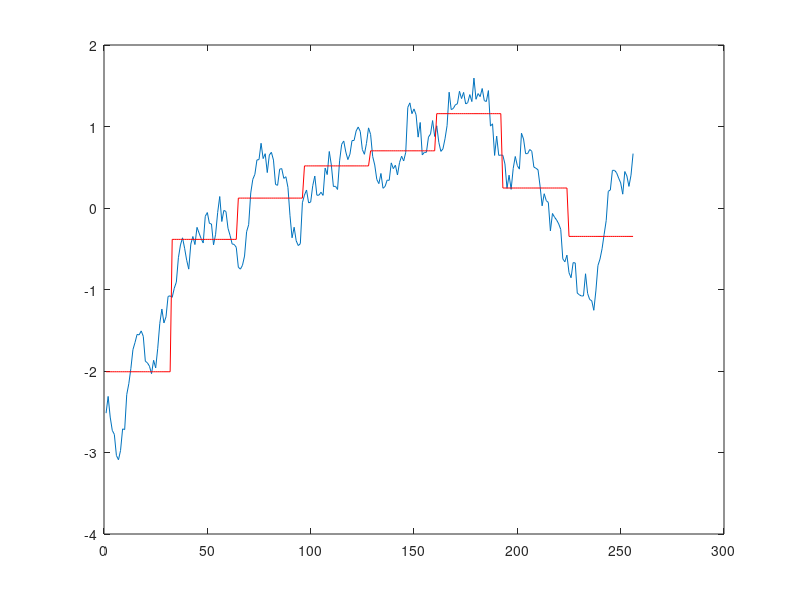

Here is the MATLAB script that generated this plot: (Note: this script raises an error after producing the figure.)
% Copyright and terms of use (DO NOT REMOVE):
% The code is made freely available for non-commercial uses only, provided that the copyright 
% header in each file not be removed, and suitable citation(s) (see below) be made for papers 
% published based on the code.
%
% The code is not optimized for speed, and we are not responsible for any errors that might
% occur in the code.
%
% The copyright of the code is retained by the authors.  By downloading/using this code you
% agree to all the terms stated above.
%
%   Lin, J., Keogh, E., Lonardi, S. & Chiu, B. 
%   "A Symbolic Representation of Time Series, with Implications for Streaming Algorithms." 
%   In proceedings of the 8th ACM SIGMOD Workshop on Research Issues in Data Mining and 
%   Knowledge Discovery. San Diego, CA. June 13, 2003. 
%
%
%   Lin, J., Keogh, E., Patel, P. & Lonardi, S. 
%   "Finding Motifs in Time Series". In proceedings of the 2nd Workshop on Temporal Data Mining, 
%   at the 8th ACM SIGKDD International Conference on Knowledge Discovery and Data Mining. 
%   Edmonton, Alberta, Canada. July 23-26, 2002
%
%
% This code provides a step-by-step demo of SAX (Symbolic Aggregate approXimation).  Press enter
% for the next step.
% 
%   usage: [str] = sax_demo
%          [str] = sax_demo(data)
%
% Copyright (c) 2003, Eamonn Keogh, Jessica Lin, Stefano Lonardi, Pranav Patel, Li Wei. All rights reserved.
%
function [sax_string] = sax_demo(data)

    if nargin == 0
        data_len      = 256;
        data = random_walk(data_len);
    else
        data_len      = length(data);
    end
    
    nseg          = 8;
    alphabet_size = 4;

    if alphabet_size > 10
        disp('Currently alphabet_size cannot be larger than 10.  Please update the breakpoint table if you wish to do so');
        return;
    end
    
    data_len
    nseg
    
    % nseg must be divisible by data length
    if (mod(data_len, nseg))
        
        disp('nseg must be divisible by the data length. Aborting ');
        return;  
        
    end;

    % win_size is the number of data points on the raw time series that will be mapped to a 
    % single symbol
    win_size = floor(data_len/nseg)
    
    data = (data - mean(data))/std(data);

    plot(data);

    pause;
    
    % special case: no dimensionality reduction
    if data_len == nseg
        PAA = data;
        
    % Convert to PAA.  Note that this line is also in timeseries2symbol, which will be
    % called later.  So it's redundant here and is for the purpose of plotting only.
    else
        PAA = [mean(reshape(data,win_size,nseg))];                     
    end
    
    % plot the PAA segments
    PAA_plot = repmat(PAA', 1, win_size);
    PAA_plot = reshape(PAA_plot', 1, data_len)';
    
    hold on;
    plot(PAA_plot,'r');
    
    pause;

    % map the segments to string
    str = timeseries2symbol(data, data_len, nseg, alphabet_size);
    
    % get the breakpoints
    switch alphabet_size
        case 2, cutlines  = [0];
        case 3, cutlines  = [-0.43 0.43];
        case 4, cutlines  = [-0.67 0 0.67];
        case 5, cutlines  = [-0.84 -0.25 0.25 0.84];
        case 6, cutlines  = [-0.97 -0.43 0 0.43 0.97];
        case 7, cutlines  = [-1.07 -0.57 -0.18 0.18 0.57 1.07];
        case 8, cutlines  = [-1.15 -0.67 -0.32 0 0.32 0.67 1.15];
        case 9, cutlines  = [-1.22 -0.76 -0.43 -0.14 0.14 0.43 0.76 1.22];
        case 10, cutlines = [-1.28 -0.84 -0.52 -0.25 0. 0.25 0.52 0.84 1.28];
        otherwise, disp('WARNING:: Alphabet size too big');
    end;

    % draw the gray guide lines in the background
    guidelines = repmat(cutlines', 1, data_len);    
    plot(guidelines', 'color', [0.8 0.8 0.8]);
    hold on    
    
    pause;
    
    color = {'g', 'y', 'm', 'c'};
    symbols = {'a', 'b', 'c', 'd', 'e', 'f', 'g', 'h', 'i', 'j'};
    
    % high-light the segments and assign them to symbols
    for i = 1 : nseg
        
        % get the x coordinates for the segments
        x_start = (i-1) * win_size + 1;
        x_end   = x_start + win_size - 1;
        x_mid   = x_start + (x_end - x_start) / 2;

        % color-code each segment
        colorIndex = rem(str(i),length(color))+1;
        
        % draw the segments
        plot([x_start:x_end],PAA_plot([x_start:x_end]), 'color', color{colorIndex}, 'linewidth', 3);

        % show symbols
        text(x_mid, PAA_plot(x_start), symbols{str(i)}, 'fontsize', 14);
    end
    
    sax_string = symbols(str);
%end


%------------------------------------------------------------------------------------------
% Make random walk data
%------------------------------------------------------------------------------------------

function r = random_walk(n)
% r = random_walk(n)
% n: length of random walk time series
% 
% This is the continuous analog of symmetric random walk, each increment y(s+t)-y(s) is 
% Gaussian with distribution N(0,t^2) and increments over disjoint intervals are independent. 
% It is typically simulated as an approximating random walk in discrete time. 

sigma=1;
r=[0 cumsum(sigma.*randn(1,n-1))]; % standard Brownian motion 